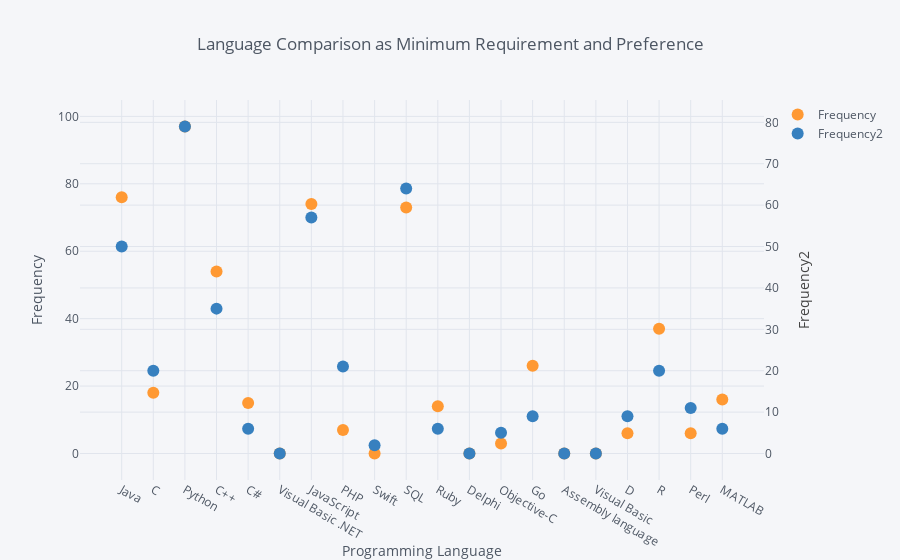

The cell this chart's notebook holds for it:
### Code cell
# Creating interactive visual between Minimum and Preferred Languages
# Frequency 2 correlates with the Preferred Qualifications Data
df3.iplot(
    y='Frequency', mode='markers', secondary_y = 'Frequency2',
    secondary_y_title='Frequency2', xTitle='Programming Language', yTitle='Frequency',
    text='Programming Language',x = "Programming Language", title='Language Comparison as Minimum Requirement and Preference')

### Figure 1 — Plotly figure (JSON) as saved in the notebook; plotly's stock layout.template omitted (floating-point values rounded to 4 significant figures)
{"data": [{"line": {"color": "rgba(255, 153, 51, 1.0)", "dash": "solid", "shape": "linear", "width": 1.3}, "marker": {"size": 12, "symbol": "circle"}, "mode": "markers", "name": "Frequency", "text": ["Java", "C", "Python", "C++", "C#", "Visual Basic .NET", "JavaScript", "PHP", "Swift", "SQL", "Ruby", "Delphi", "Objective-C", "Go", "Assembly language", "Visual Basic", "D", "R", "Perl", "MATLAB"], "type": "scatter", "uid": "4fe65e9e-6342-459e-a182-647a56162757", "x": ["Java", "C", "Python", "C++", "C#", "Visual Basic .NET", "JavaScript", "PHP", "Swift", "SQL", "Ruby", "Delphi", "Objective-C", "Go", "Assembly language", "Visual Basic", "D", "R", "Perl", "MATLAB"], "y": [76, 18, 97, 54, 15, 0, 74, 7, 0, 73, 14, 0, 3, 26, 0, 0, 6, 37, 6, 16]}, {"line": {"color": "rgba(55, 128, 191, 1.0)", "dash": "solid", "shape": "linear", "width": 1.3}, "marker": {"size": 12, "symbol": "circle"}, "mode": "markers", "name": "Frequency2", "text": ["Java", "C", "Python", "C++", "C#", "Visual Basic .NET", "JavaScript", "PHP", "Swift", "SQL", "Ruby", "Delphi", "Objective-C", "Go", "Assembly language", "Visual Basic", "D", "R", "Perl", "MATLAB"], "type": "scatter", "uid": "2dc662d2-2103-43c6-9fc0-5123149534a3", "x": ["Java", "C", "Python", "C++", "C#", "Visual Basic .NET", "JavaScript", "PHP", "Swift", "SQL", "Ruby", "Delphi", "Objective-C", "Go", "Assembly language", "Visual Basic", "D", "R", "Perl", "MATLAB"], "xaxis": "x", "y": [50, 20, 79, 35, 6, 0, 57, 21, 2, 64, 6, 0, 5, 9, 0, 0, 9, 20, 11, 6], "yaxis": "y2"}], "layout": {"legend": {"bgcolor": "#F5F6F9", "font": {"color": "#4D5663"}}, "paper_bgcolor": "#F5F6F9", "plot_bgcolor": "#F5F6F9", "title": {"font": {"color": "#4D5663"}, "text": "Language Comparison as Minimum Requirement and Preference"}, "xaxis": {"gridcolor": "#E1E5ED", "showgrid": true, "tickfont": {"color": "#4D5663"}, "title": {"font": {"color": "#4D5663"}, "text": "Programming Language"}, "zerolinecolor": "#E1E5ED"}, "yaxis": {"gridcolor": "#E1E5ED", "showgrid": true, "tickfont": {"color": "#4D5663"}, "title": {"font": {"color": "#4D5663"}, "text": "Frequency"}, "zerolinecolor": "#E1E5ED"}, "yaxis2": {"anchor": "x", "gridcolor": "#E1E5ED", "overlaying": "y", "showgrid": true, "side": "right", "tickfont": {"color": "#4D5663"}, "title": {"text": "Frequency2"}, "zerolinecolor": "#E1E5ED"}}}
